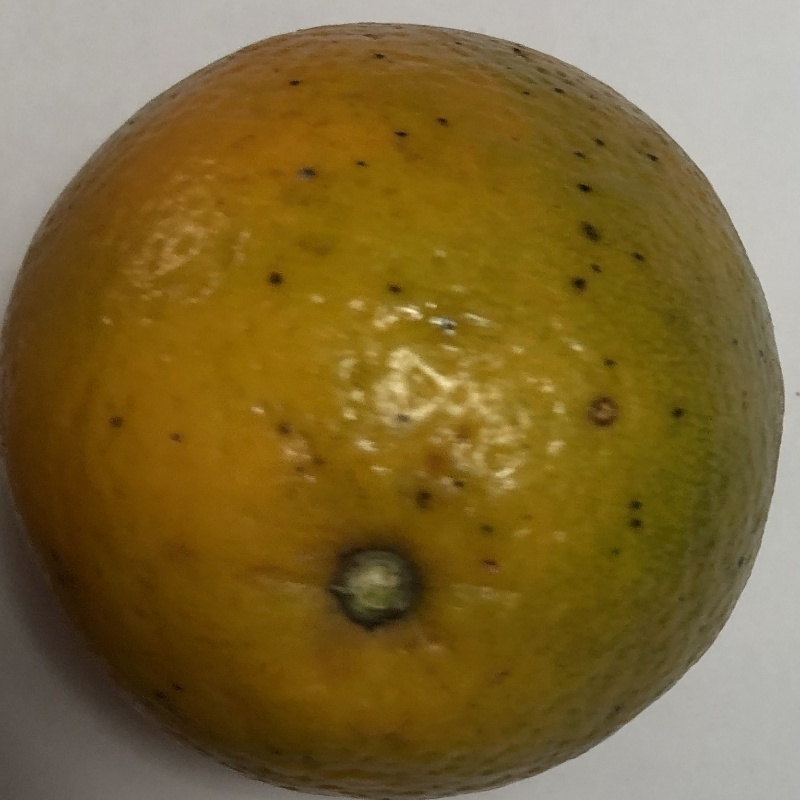
#> input picture dataset/test/blackspot/b (1).jpg, 800 x 800 px
$ python -i classical_model.py   (imports and definitions only)
#> lines starting #> are read from the running program, lines starting #| are printed output that depends on the picture

from pathlib import Path
import time

import cv2
import joblib
import numpy as np
import pandas as pd

from skimage.feature import local_binary_pattern
from sklearn.pipeline import make_pipeline
from sklearn.preprocessing import StandardScaler
from sklearn.svm import SVC
from sklearn.metrics import (
    accuracy_score,
    classification_report,
    confusion_matrix,
    f1_score,
)

PROJECT_DIR = Path(r"E:\Greenpod_avacado_ass")
SPLIT_FILE = PROJECT_DIR / "outputs" / "dataset_splits.csv"
MODEL_DIR = PROJECT_DIR / "models"
OUTPUT_DIR = PROJECT_DIR / "outputs"

# [2 lines not run here, left out]

IMAGE_SIZE = (128, 128)


def extract_features(image_path):
    """Extract HSV colour histograms and LBP texture features."""
#> called with image_path = 'dataset/test/blackspot/b (1).jpg'
    image = cv2.imread(str(image_path))
#> image is the input picture: shape (800, 800, 3); mean B, G, R 52.6, 103.4, 125.5

    if image is None:
        raise ValueError(f"Cannot read image: {image_path}")

    image = cv2.resize(image, IMAGE_SIZE)
#> image: shape (128, 128, 3)
    hsv = cv2.cvtColor(image, cv2.COLOR_BGR2HSV)
#> hsv: shape (128, 128, 3); mean H, S, V 21.4, 163.9, 125.5
    gray = cv2.cvtColor(image, cv2.COLOR_BGR2GRAY)
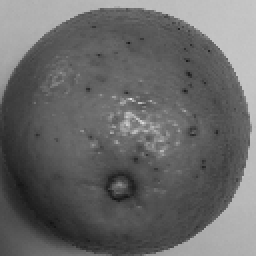
#> gray: shape (128, 128) (shown 2 times larger); min 19, max 224, mean 104.2

    features = []

    # Colour histograms: 16 bins for each HSV channel.
    for channel in range(3):
        hist = cv2.calcHist(
            [hsv], [channel], None, [16],
            [0, 256] if channel == 2 else
            ([0, 180] if channel == 0 else [0, 256])
        )
        hist = cv2.normalize(hist, hist).flatten()
        features.extend(hist)
#> this loop made 3 passes
#> hist on pass 1: [89, 10930, 4657, 708, 0, 0, 0, 0, 0, 0, 0, 0, 0, 0, 0, 0]
#> after the loop, features = 48 values, max 0.918 at index 1, min 0 at index 4, mean 0.142

    # Texture features using Local Binary Patterns.
    lbp = local_binary_pattern(
        gray, P=8, R=1, method="uniform"
    )
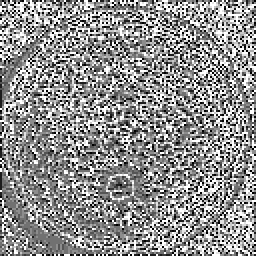
#> lbp: shape (128, 128) float64 (shown 2 times larger); min 0, max 9, mean 5.1; drawn with min black and max white
    lbp_hist, _ = np.histogram(
        lbp.ravel(),
        bins=np.arange(0, 12),
        range=(0, 11),
        density=True,
    )
#> lbp_hist = [0.0696, 0.0834, 0.0595, 0.0963, 0.115, 0.122, 0.0818, 0.0925, 0.112, 0.168, 0]
    features.extend(lbp_hist)

    return np.asarray(features, dtype=np.float32)


# [4 lines not run here, left out]

# [1 line that did not run here, left out]

required_columns = {"image_path", "label", "split"}
# [4 lines not run here, left out]

X_by_split = {}
y_by_split = {}

# [22 lines not run here, left out]

model = make_pipeline(
    StandardScaler(),
    SVC(
        kernel="rbf",
        class_weight="balanced",
        probability=True,
        random_state=42,
    ),
)

start = time.perf_counter()
# [1 line not run here, left out]
training_seconds = time.perf_counter() - start

# Use validation data for initial model selection.
# [1 line that did not run here, left out]

# [13 lines not run here, left out]

# Evaluate the baseline on the held-out test set.
# [1 line that did not run here, left out]

# [1 line that did not run here, left out]
# [4 lines that did not run here, left out]

# [7 lines not run here, left out]

# [1 line that did not run here, left out]
# [3 lines that did not run here, left out]

# [18 lines not run here, left out]

>>> result = extract_features('dataset/test/blackspot/b (1).jpg')
#> result = 59 values, max 0.918 at index 1, min 0 at index 4, mean 0.132

$ run again, on dataset/test/blackspot/b (10).jpg
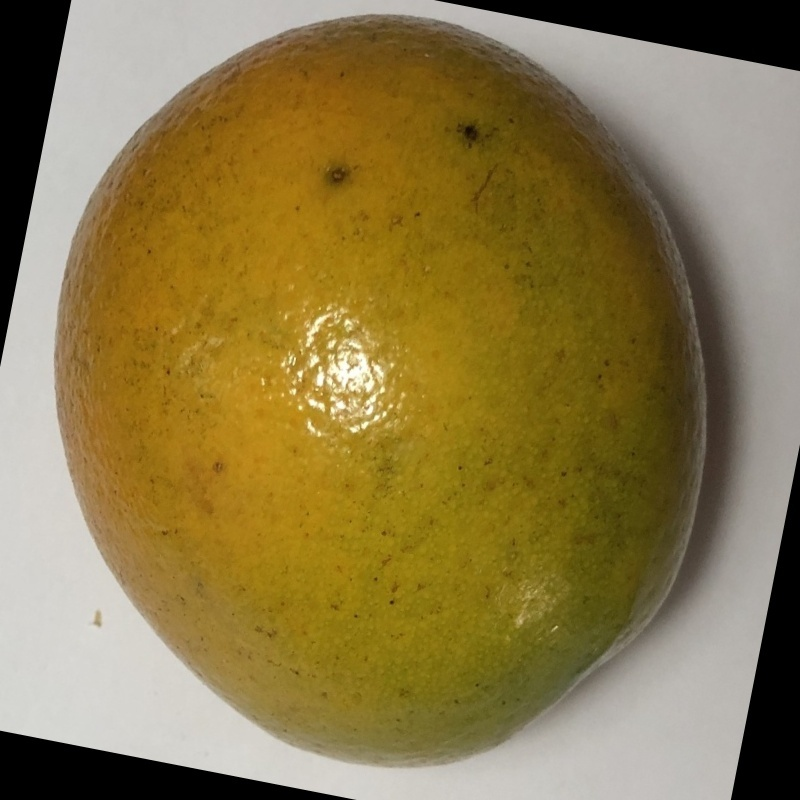
#> input picture dataset/test/blackspot/b (10).jpg, 800 x 800 px
#> in extract_features, image is the input picture: shape (800, 800, 3); mean B, G, R 72.8, 121.3, 139.3
#> image: shape (128, 128, 3)
#> hsv: shape (128, 128, 3); mean H, S, V 19.9, 125.7, 139.2
#> in extract_features, `gray = cv2.cvtColor(image, cv2.COLOR_BGR2GRAY)`:
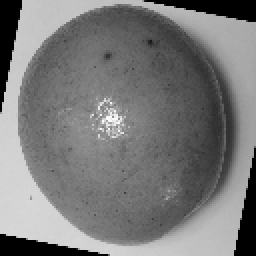
#> gray: shape (128, 128) (shown 2 times larger); min 0, max 252, mean 121.1
#> the loop in extract_features, `for channel in range(3):` made 3 passes
#> hist on pass 1: [1299, 9175, 5611, 278, 2, 1, 0, 0, 0, 1, 15, 0, 0, 1, 1, 0]
#> after the loop in extract_features, `for channel in range(3):`: features = 48 values, max 0.847 at index 1, min 0 at index 6, mean 0.143
#> in extract_features, `lbp = local_binary_pattern( gray, P=8, R=1, method="uniform" )`:
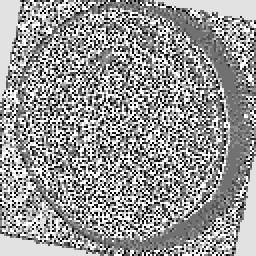
#> lbp: shape (128, 128) float64 (shown 2 times larger); min 0, max 9, mean 5.37; drawn with min black and max white
#> lbp_hist = [0.0794, 0.0792, 0.0447, 0.0765, 0.117, 0.0975, 0.0615, 0.0825, 0.19, 0.172, 0]
#> result = 59 values, max 0.847 at index 1, min 0 at index 6, mean 0.133

$ run again, on dataset/test/blackspot/b (12).jpg
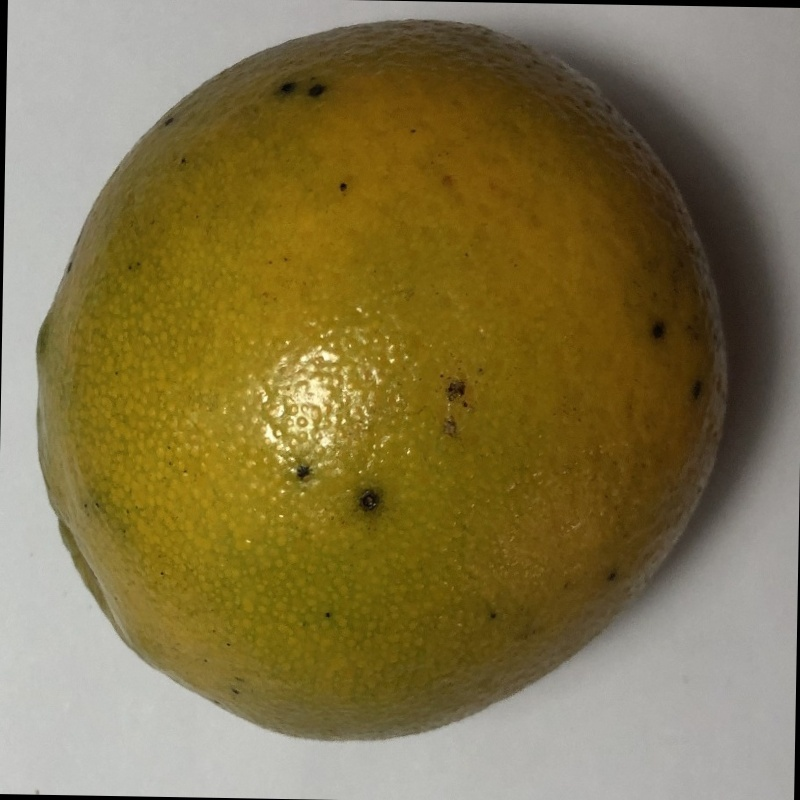
#> input picture dataset/test/blackspot/b (12).jpg, 800 x 800 px
#> in extract_features, image is the input picture: shape (800, 800, 3); mean B, G, R 74, 117.2, 131.5
#> image: shape (128, 128, 3)
#> hsv: shape (128, 128, 3); mean H, S, V 23.8, 128.7, 131.6
#> in extract_features, `gray = cv2.cvtColor(image, cv2.COLOR_BGR2GRAY)`:
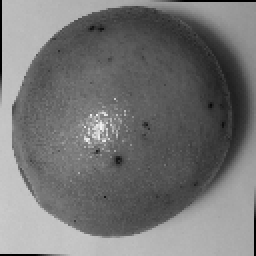
#> gray: shape (128, 128) (shown 2 times larger); min 0, max 245, mean 116.5
#> after the loop in extract_features, `for channel in range(3):`: features = 48 values, max 0.745 at index 16, min 0 at index 9, mean 0.144
#> in extract_features, `lbp = local_binary_pattern( gray, P=8, R=1, method="uniform" )`:
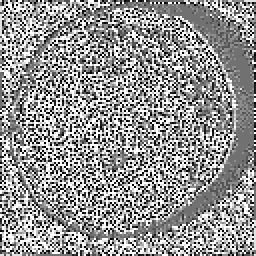
#> lbp: shape (128, 128) float64 (shown 2 times larger); min 0, max 9, mean 5.23; drawn with min black and max white
#> lbp_hist = [0.0962, 0.0874, 0.0455, 0.0716, 0.117, 0.091, 0.058, 0.0989, 0.138, 0.196, 0]
#> result = 59 values, max 0.745 at index 16, min 0 at index 9, mean 0.134
